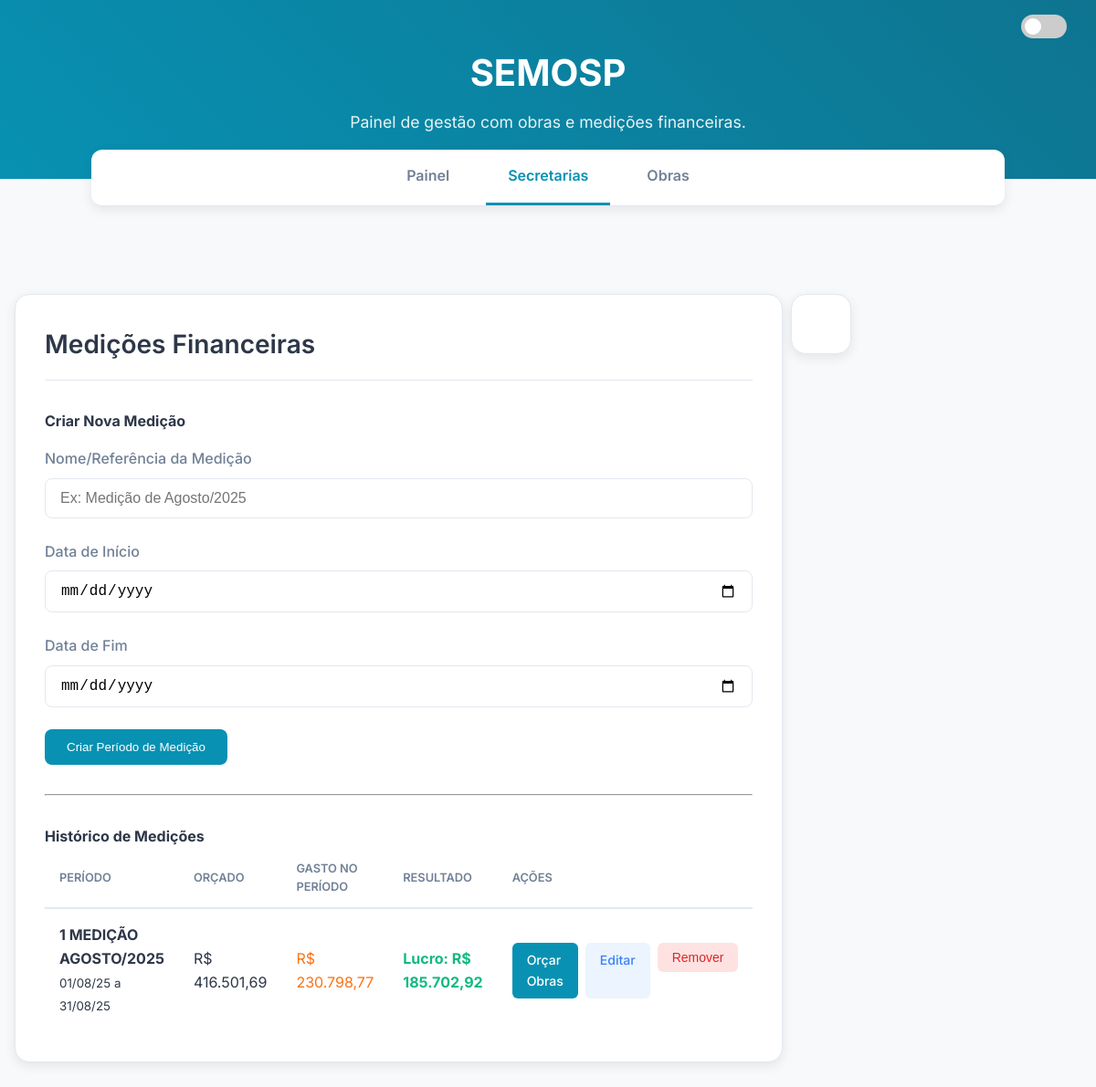
Screenshot of /secretaria/4 with the database file from the repository.
### models.py (models this page shows, shortened)
class Secretaria(db.Model):
    id = db.Column(db.Integer, primary_key=True)
    nome = db.Column(db.String(100), nullable=False, unique=True)
    obras = db.relationship('Obra', backref='secretaria', lazy=True, cascade="all, delete-orphan")
    medicoes = db.relationship('Medicao', backref='secretaria', lazy=True, cascade="all, delete-orphan", order_by="desc(Medicao.data_inicio)")

class Medicao(db.Model):
    id = db.Column(db.Integer, primary_key=True)
    nome = db.Column(db.String(150), nullable=False)
    data_inicio = db.Column(db.Date, nullable=False)
    data_fim = db.Column(db.Date, nullable=False)
    secretaria_id = db.Column(db.Integer, db.ForeignKey('secretaria.id'), nullable=False)
    orcamentos_obras = db.relationship('OrcamentoMedicaoObra', backref='medicao', cascade="all, delete-orphan")
    @property
    def orcamento_total(self):
        return sum(orcamento_obra.valor_efetivo for orcamento_obra in self.orcamentos_obras)
    @property
    def total_gasto_no_periodo(self):
        total = db.session.query(db.func.sum(Gasto.valor)).join(Obra).filter(
            Obra.secretaria_id == self.secretaria_id,
            Gasto.data >= self.data_inicio,
            Gasto.data <= self.data_fim
        ).scalar()
        return total or 0.0
    @property
    def resultado(self):
        return self.orcamento_total - self.total_gasto_no_periodo

class OrcamentoMedicaoObra(db.Model):
    id = db.Column(db.Integer, primary_key=True)
    medicao_id = db.Column(db.Integer, db.ForeignKey('medicao.id'), nullable=False)
    obra_id = db.Column(db.Integer, db.ForeignKey('obra.id'), nullable=False)
    os_inicial_secretaria = db.Column(db.Float, default=0.0)
    os_qualitech = db.Column(db.Float, default=0.0)
    fonte_orcamento_selecionada = db.Column(db.String(20), default='inicial')
    obra = db.relationship('Obra')
    @property
    def valor_efetivo(self):
        if self.fonte_orcamento_selecionada == 'qualitech':
            return self.os_qualitech
        return self.os_inicial_secretaria

### app.py (the view)
@app.route('/secretaria/<int:secretaria_id>')
def detalhes_secretaria(secretaria_id):
    secretaria = Secretaria.query.get_or_404(secretaria_id)
    form_medicao = MedicaoForm() # Cria uma instância do novo formulário
    return render_template('detalhes_secretaria.html',
                           secretaria=secretaria,
                           form_medicao=form_medicao, # Passa o formulário para o template
                           active_page='secretarias')

### forms.py
class MedicaoForm(FlaskForm):
    nome = StringField('Nome/Referência da Medição', validators=[DataRequired(), Length(min=5, max=150)],
                       render_kw={"placeholder": "Ex: Medição de Agosto/2025"})
    data_inicio = DateField('Data de Início', format='%Y-%m-%d', validators=[DataRequired()])
    data_fim = DateField('Data de Fim', format='%Y-%m-%d', validators=[DataRequired()])
    submit = SubmitField('Criar Período de Medição')

### app.py (called while the page is built)
def format_currency(value):
    if value is None:
        return "R$ 0,00"
    return f"R$ {value:,.2f}".replace(",", "X").replace(".", ",").replace("X", ".")

### templates/detalhes_secretaria.html (shortened to what this page needs)
{% extends "base.html" %}
{% block header_title %}{{ secretaria.nome }}{% endblock %}
{% block header_subtitle %}Painel de gestão com obras e medições financeiras.{% endblock %}
{% block content %}
<div class="details-grid">
    <div class="content-container">
        <div class="content-header">
            <h1>Medições Financeiras</h1>
        </div>
        <h4>Criar Nova Medição</h4>
        <div class="form-container" style="padding:0; box-shadow:none; border:none; margin-top:1rem;">
            <form method="POST" action="{{ url_for('adicionar_medicao', secretaria_id=secretaria.id) }}">
                <div class="form-group">{{ form_medicao.nome.label }}{{ form_medicao.nome(class="form-control") }}</div>
                <div class="form-group">{{ form_medicao.data_inicio.label }}{{ form_medicao.data_inicio(class="form-control") }}</div>
                <div class="form-group">{{ form_medicao.data_fim.label }}{{ form_medicao.data_fim(class="form-control") }}</div>
                {{ form_medicao.submit(class="btn") }}
            </form>
        </div>
        <hr style="margin: 2rem 0;">
        <h4>Histórico de Medições</h4>
        <div class="table-container">
            <table>
                <thead>
                    <tr>
                        <th>Período</th>
                        <th>Orçado</th>
                        <th>Gasto no Período</th>
                        <th>Resultado</th>
                        <th>Ações</th>
                    </tr>
                </thead>
                <tbody>
                    {% for medicao in secretaria.medicoes %}
                    <tr>
                        <td><strong>{{ medicao.nome }}</strong><br><small class="text-secondary">{{ medicao.data_inicio.strftime('%d/%m/%y') }} a {{ medicao.data_fim.strftime('%d/%m/%y') }}</small></td>
                        <td>{{ medicao.orcamento_total | currency }}</td>
                        <td class="text-gasto">{{ medicao.total_gasto_no_periodo | currency }}</td>
                        <td>
                            {% if medicao.resultado >= 0 %}
                                <strong class="text-disponivel">Lucro: {{ medicao.resultado | currency }}</strong>
                            {% else %}
                                <strong class="text-prejuizo">Prejuízo: {{ (medicao.resultado * -1) | currency }}</strong>
                            {% endif %}
                        </td>
                        <td>
                            <div class="actions-group">
                                <a href="{{ url_for('detalhes_medicao', medicao_id=medicao.id) }}" class="btn btn-sm">Orçar Obras</a>
                                <a href="{{ url_for('editar_medicao', medicao_id=medicao.id) }}" class="btn btn-sm btn-editar">Editar</a>
                                <form action="{{ url_for('remover_medicao', medicao_id=medicao.id) }}" method="POST" onsubmit="return confirm('Tem certeza que deseja remover esta medição?');">
                                    <button type="submit" class="btn btn-sm btn-remover-perigo">Remover</button>
                                </form>
                            </div>
                        </td>
                    </tr>
                    {% endfor %}
                </tbody>
            </table>
        </div>
    </div>
    <div class="content-container">
        </div>
</div>
{% endblock %}

### static/css/style.css (style rules this page uses)
:root { --bg-color: #F8F9FA; --card-bg-color: #FFFFFF; --text-primary: #2D3748; --text-secondary: #718096; --accent-color: #0891B2; --accent-hover: #0E7490; --border-color: #E2E8F0; --shadow-color: rgba(45, 55, 72, 0.1); --gasto-color: #F97316; --prejuizo-color: #FF1C3A; --disponivel-color: #10B981; }
* { box-sizing: border-box; margin: 0; padding: 0; }
body { font-family: 'Inter', sans-serif; background-color: var(--bg-color); color: var(--text-primary); line-height: 1.6; }
.text-gasto { color: var(--gasto-color); }
.text-disponivel { color: var(--disponivel-color); }
.content-container { max-width: 1000px; margin: 2rem auto; background-color: var(--card-bg-color); border: 1px solid var(--border-color); border-radius: 16px; padding: 2rem; box-shadow: 0 4px 12px var(--shadow-color); }
.content-header { display: flex; justify-content: space-between; align-items: center; margin-bottom: 2rem; padding-bottom: 1rem; border-bottom: 1px solid var(--border-color); }
.content-header h1 { font-size: 1.75rem; font-weight: 600; }
.btn { background-color: var(--accent-color); color: white; padding: 0.75rem 1.5rem; border: none; border-radius: 8px; font-weight: 500; text-decoration: none; transition: background-color 0.2s ease; cursor: pointer; }
.table-container table { width: 100%; border-collapse: collapse; text-align: left; }
.table-container th { font-size: 0.8rem; font-weight: 600; color: var(--text-secondary); text-transform: uppercase; padding: 0.75rem 1rem; border-bottom: 2px solid var(--border-color); }
.table-container td { padding: 1rem; border-bottom: 1px solid var(--border-color); vertical-align: middle; }
.table-container tbody tr:last-child td { border-bottom: none; }
.form-container .form-group { margin-bottom: 1.5rem; }
.form-container label { display: block; font-weight: 500; margin-bottom: 0.5rem; color: var(--text-secondary); }
.form-container .form-control { width: 100%; padding: 0.75rem 1rem; border: 1px solid var(--border-color); border-radius: 8px; font-size: 1rem; transition: border-color 0.2s ease, box-shadow 0.2s ease; }
.details-grid { display: grid; grid-template-columns: repeat(auto-fit, minmax(350px, 1fr)); gap: 1.75rem; align-items: flex-start; }
.actions-group { display: flex; gap: 0.5rem; }
.btn-sm { padding: 0.5rem 1rem; font-size: 0.875rem; border-radius: 6px; }
.btn-editar { background-color: #EBF4FF; color: #3B82F6; }
.btn-remover-perigo { background-color: #FEE2E2; color: #DC2626; }

### rows the page displays
Secretaria: nome "SEMOSP"
Medicao: nome "1 MEDIÇÃO AGOSTO/2025", data_inicio "01/08/25", data_fim "31/08/25", orcamento_total "R$ 416.501,69", total_gasto_no_periodo "R$ 230.798,77", resultado "R$ 185.702,92"
